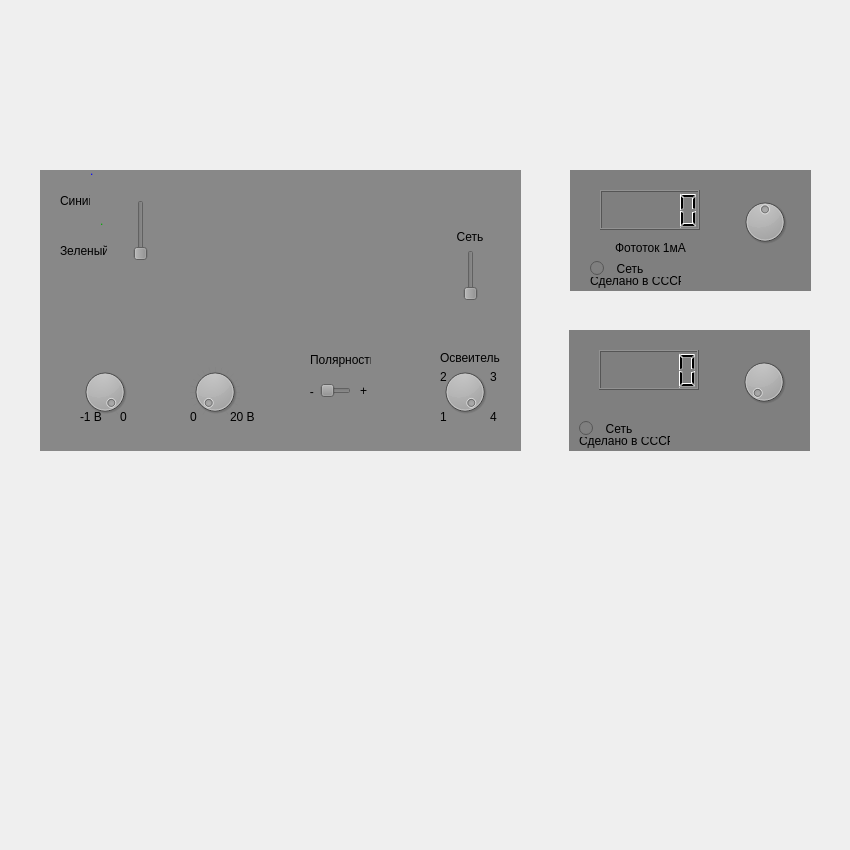
<?xml version="1.0" encoding="UTF-8"?>
<ui version="4.0">
 <class>MainWindow</class>
 <widget class="QMainWindow" name="MainWindow">
  <property name="geometry">
   <rect>
    <x>0</x>
    <y>0</y>
    <width>850</width>
    <height>850</height>
   </rect>
  </property>
  <property name="windowTitle">
   <string>MainWindow</string>
  </property>
  <widget class="QWidget" name="centralwidget">
   <widget class="QWidget" name="widget" native="true">
    <property name="geometry">
     <rect>
      <x>570</x>
      <y>170</y>
      <width>241</width>
      <height>121</height>
     </rect>
    </property>
    <property name="styleSheet">
     <string notr="true">background-color: rgb(127, 127, 127);
</string>
    </property>
    <widget class="QLCDNumber" name="lcdNumber_2">
     <property name="geometry">
      <rect>
       <x>30</x>
       <y>20</y>
       <width>100</width>
       <height>40</height>
      </rect>
     </property>
    </widget>
    <widget class="QLabel" name="name_fototok">
     <property name="geometry">
      <rect>
       <x>45</x>
       <y>70</y>
       <width>71</width>
       <height>16</height>
      </rect>
     </property>
     <property name="text">
      <string>Фототок 1мА</string>
     </property>
    </widget>
    <widget class="QDial" name="limit_tok_dial">
     <property name="geometry">
      <rect>
       <x>170</x>
       <y>20</y>
       <width>50</width>
       <height>64</height>
      </rect>
     </property>
     <property name="minimum">
      <number>999</number>
     </property>
     <property name="maximum">
      <number>999</number>
     </property>
     <property name="wrapping">
      <bool>true</bool>
     </property>
    </widget>
    <widget class="QRadioButton" name="radioButton_2">
     <property name="geometry">
      <rect>
       <x>20</x>
       <y>90</y>
       <width>82</width>
       <height>17</height>
      </rect>
     </property>
     <property name="text">
      <string>  Сеть</string>
     </property>
    </widget>
    <widget class="QLabel" name="label_2">
     <property name="geometry">
      <rect>
       <x>20</x>
       <y>100</y>
       <width>91</width>
       <height>21</height>
      </rect>
     </property>
     <property name="text">
      <string>Сделано в СССР</string>
     </property>
    </widget>
    <zorder>lcdNumber_2</zorder>
    <zorder>name_fototok</zorder>
    <zorder>limit_tok_dial</zorder>
    <zorder>label_2</zorder>
    <zorder>radioButton_2</zorder>
   </widget>
   <widget class="QWidget" name="widget_2" native="true">
    <property name="geometry">
     <rect>
      <x>40</x>
      <y>170</y>
      <width>481</width>
      <height>281</height>
     </rect>
    </property>
    <property name="whatsThis">
     <string/>
    </property>
    <property name="autoFillBackground">
     <bool>false</bool>
    </property>
    <property name="styleSheet">
     <string notr="true">background-color: rgb(136, 136, 136);
border-color: rgb(45, 45, 45);</string>
    </property>
    <widget class="QSlider" name="lighter_switch">
     <property name="geometry">
      <rect>
       <x>90</x>
       <y>30</y>
       <width>22</width>
       <height>61</height>
      </rect>
     </property>
     <property name="styleSheet">
      <string notr="true"/>
     </property>
     <property name="maximum">
      <number>1</number>
     </property>
     <property name="singleStep">
      <number>1</number>
     </property>
     <property name="pageStep">
      <number>1</number>
     </property>
     <property name="value">
      <number>0</number>
     </property>
     <property name="tracking">
      <bool>false</bool>
     </property>
     <property name="orientation">
      <enum>Qt::Vertical</enum>
     </property>
    </widget>
    <widget class="QLabel" name="blue_color">
     <property name="geometry">
      <rect>
       <x>20</x>
       <y>20</y>
       <width>51</width>
       <height>21</height>
      </rect>
     </property>
     <property name="text">
      <string>Синий </string>
     </property>
    </widget>
    <widget class="QLabel" name="green_color">
     <property name="geometry">
      <rect>
       <x>20</x>
       <y>70</y>
       <width>47</width>
       <height>21</height>
      </rect>
     </property>
     <property name="text">
      <string>Зеленый</string>
     </property>
    </widget>
    <widget class="QLabel" name="blue_dot">
     <property name="geometry">
      <rect>
       <x>50</x>
       <y>-50</y>
       <width>111</width>
       <height>101</height>
      </rect>
     </property>
     <property name="styleSheet">
      <string notr="true">color: rgb(0, 0, 255);
font: 72pt &quot;MS Shell Dlg 2&quot;;</string>
     </property>
     <property name="text">
      <string>.</string>
     </property>
    </widget>
    <widget class="QLabel" name="green_dot">
     <property name="geometry">
      <rect>
       <x>60</x>
       <y>0</y>
       <width>111</width>
       <height>101</height>
      </rect>
     </property>
     <property name="styleSheet">
      <string notr="true">color: rgb(0, 170, 0);
font: 72pt &quot;MS Shell Dlg 2&quot;;</string>
     </property>
     <property name="text">
      <string>.</string>
     </property>
    </widget>
    <widget class="QSlider" name="polarity_switch">
     <property name="geometry">
      <rect>
       <x>280</x>
       <y>210</y>
       <width>31</width>
       <height>22</height>
      </rect>
     </property>
     <property name="maximum">
      <number>1</number>
     </property>
     <property name="pageStep">
      <number>1</number>
     </property>
     <property name="orientation">
      <enum>Qt::Horizontal</enum>
     </property>
    </widget>
    <widget class="QLabel" name="polarity">
     <property name="geometry">
      <rect>
       <x>270</x>
       <y>180</y>
       <width>61</width>
       <height>20</height>
      </rect>
     </property>
     <property name="text">
      <string>Полярность</string>
     </property>
    </widget>
    <widget class="QLabel" name="polarity_plus">
     <property name="geometry">
      <rect>
       <x>320</x>
       <y>214</y>
       <width>47</width>
       <height>13</height>
      </rect>
     </property>
     <property name="text">
      <string>+</string>
     </property>
    </widget>
    <widget class="QLabel" name="polarity_minus">
     <property name="geometry">
      <rect>
       <x>260</x>
       <y>214</y>
       <width>51</width>
       <height>16</height>
      </rect>
     </property>
     <property name="text">
      <string>   -</string>
     </property>
    </widget>
    <widget class="QDial" name="lighter_dial">
     <property name="geometry">
      <rect>
       <x>400</x>
       <y>190</y>
       <width>50</width>
       <height>64</height>
      </rect>
     </property>
     <property name="autoFillBackground">
      <bool>false</bool>
     </property>
     <property name="minimum">
      <number>1</number>
     </property>
     <property name="maximum">
      <number>4</number>
     </property>
     <property name="singleStep">
      <number>2</number>
     </property>
     <property name="pageStep">
      <number>1</number>
     </property>
     <property name="value">
      <number>4</number>
     </property>
     <property name="orientation">
      <enum>Qt::Vertical</enum>
     </property>
     <property name="wrapping">
      <bool>false</bool>
     </property>
     <property name="notchesVisible">
      <bool>false</bool>
     </property>
    </widget>
    <widget class="QLabel" name="lighter_1">
     <property name="geometry">
      <rect>
       <x>400</x>
       <y>240</y>
       <width>47</width>
       <height>13</height>
      </rect>
     </property>
     <property name="text">
      <string>1</string>
     </property>
    </widget>
    <widget class="QLabel" name="lighter_4">
     <property name="geometry">
      <rect>
       <x>450</x>
       <y>240</y>
       <width>47</width>
       <height>13</height>
      </rect>
     </property>
     <property name="text">
      <string>4</string>
     </property>
    </widget>
    <widget class="QLabel" name="lighter_2">
     <property name="geometry">
      <rect>
       <x>400</x>
       <y>200</y>
       <width>47</width>
       <height>13</height>
      </rect>
     </property>
     <property name="text">
      <string>2</string>
     </property>
    </widget>
    <widget class="QLabel" name="lighter_3">
     <property name="geometry">
      <rect>
       <x>450</x>
       <y>200</y>
       <width>47</width>
       <height>13</height>
      </rect>
     </property>
     <property name="text">
      <string>3</string>
     </property>
    </widget>
    <widget class="QLabel" name="lighter">
     <property name="geometry">
      <rect>
       <x>400</x>
       <y>180</y>
       <width>61</width>
       <height>16</height>
      </rect>
     </property>
     <property name="text">
      <string>Освеитель</string>
     </property>
    </widget>
    <widget class="QDial" name="polarity_plus_dial">
     <property name="geometry">
      <rect>
       <x>150</x>
       <y>190</y>
       <width>50</width>
       <height>64</height>
      </rect>
     </property>
     <property name="maximum">
      <number>20</number>
     </property>
     <property name="singleStep">
      <number>1</number>
     </property>
     <property name="pageStep">
      <number>1</number>
     </property>
     <property name="value">
      <number>0</number>
     </property>
     <property name="sliderPosition">
      <number>0</number>
     </property>
     <property name="wrapping">
      <bool>false</bool>
     </property>
     <property name="notchesVisible">
      <bool>true</bool>
     </property>
    </widget>
    <widget class="QDial" name="polarity_minus_dial">
     <property name="geometry">
      <rect>
       <x>40</x>
       <y>190</y>
       <width>50</width>
       <height>64</height>
      </rect>
     </property>
     <property name="minimum">
      <number>-1</number>
     </property>
     <property name="maximum">
      <number>0</number>
     </property>
     <property name="pageStep">
      <number>1</number>
     </property>
     <property name="value">
      <number>0</number>
     </property>
     <property name="sliderPosition">
      <number>0</number>
     </property>
     <property name="tracking">
      <bool>false</bool>
     </property>
     <property name="orientation">
      <enum>Qt::Horizontal</enum>
     </property>
     <property name="invertedAppearance">
      <bool>false</bool>
     </property>
     <property name="invertedControls">
      <bool>false</bool>
     </property>
     <property name="wrapping">
      <bool>false</bool>
     </property>
     <property name="notchesVisible">
      <bool>true</bool>
     </property>
    </widget>
    <widget class="QLabel" name="max_plus_polarity">
     <property name="geometry">
      <rect>
       <x>190</x>
       <y>240</y>
       <width>47</width>
       <height>13</height>
      </rect>
     </property>
     <property name="text">
      <string>20 В</string>
     </property>
    </widget>
    <widget class="QLabel" name="min_plus_polarity">
     <property name="geometry">
      <rect>
       <x>150</x>
       <y>240</y>
       <width>47</width>
       <height>13</height>
      </rect>
     </property>
     <property name="text">
      <string>0</string>
     </property>
    </widget>
    <widget class="QLabel" name="max_minus_polarity">
     <property name="geometry">
      <rect>
       <x>80</x>
       <y>240</y>
       <width>47</width>
       <height>13</height>
      </rect>
     </property>
     <property name="text">
      <string>0</string>
     </property>
    </widget>
    <widget class="QLabel" name="min_minus_polarity">
     <property name="geometry">
      <rect>
       <x>40</x>
       <y>240</y>
       <width>47</width>
       <height>13</height>
      </rect>
     </property>
     <property name="text">
      <string>-1 В</string>
     </property>
    </widget>
    <widget class="QSlider" name="vkl_lighter">
     <property name="geometry">
      <rect>
       <x>420</x>
       <y>80</y>
       <width>22</width>
       <height>51</height>
      </rect>
     </property>
     <property name="maximum">
      <number>1</number>
     </property>
     <property name="pageStep">
      <number>1</number>
     </property>
     <property name="orientation">
      <enum>Qt::Vertical</enum>
     </property>
    </widget>
    <widget class="QLabel" name="label_3">
     <property name="geometry">
      <rect>
       <x>410</x>
       <y>60</y>
       <width>47</width>
       <height>13</height>
      </rect>
     </property>
     <property name="text">
      <string>  Сеть</string>
     </property>
    </widget>
    <zorder>green_dot</zorder>
    <zorder>green_color</zorder>
    <zorder>polarity</zorder>
    <zorder>polarity_plus</zorder>
    <zorder>polarity_minus</zorder>
    <zorder>polarity_switch</zorder>
    <zorder>lighter_1</zorder>
    <zorder>lighter_4</zorder>
    <zorder>lighter_2</zorder>
    <zorder>lighter_3</zorder>
    <zorder>lighter</zorder>
    <zorder>lighter_dial</zorder>
    <zorder>min_plus_polarity</zorder>
    <zorder>max_plus_polarity</zorder>
    <zorder>min_minus_polarity</zorder>
    <zorder>max_minus_polarity</zorder>
    <zorder>polarity_minus_dial</zorder>
    <zorder>polarity_plus_dial</zorder>
    <zorder>vkl_lighter</zorder>
    <zorder>label_3</zorder>
    <zorder>blue_color</zorder>
    <zorder>blue_dot</zorder>
    <zorder>lighter_switch</zorder>
   </widget>
   <widget class="QWidget" name="widget_3" native="true">
    <property name="geometry">
     <rect>
      <x>569</x>
      <y>330</y>
      <width>241</width>
      <height>121</height>
     </rect>
    </property>
    <property name="styleSheet">
     <string notr="true">background-color: rgb(127, 127, 127);</string>
    </property>
    <widget class="QLCDNumber" name="voltmeter">
     <property name="geometry">
      <rect>
       <x>30</x>
       <y>20</y>
       <width>100</width>
       <height>40</height>
      </rect>
     </property>
     <property name="smallDecimalPoint">
      <bool>false</bool>
     </property>
     <property name="digitCount">
      <number>5</number>
     </property>
     <property name="value" stdset="0">
      <double>0.000000000000000</double>
     </property>
    </widget>
    <widget class="QDial" name="limit_volt_dial">
     <property name="geometry">
      <rect>
       <x>170</x>
       <y>20</y>
       <width>50</width>
       <height>64</height>
      </rect>
     </property>
     <property name="wrapping">
      <bool>false</bool>
     </property>
    </widget>
    <widget class="QRadioButton" name="vkl_voltmeter">
     <property name="geometry">
      <rect>
       <x>10</x>
       <y>90</y>
       <width>82</width>
       <height>17</height>
      </rect>
     </property>
     <property name="text">
      <string>  Сеть</string>
     </property>
    </widget>
    <widget class="QLabel" name="label">
     <property name="geometry">
      <rect>
       <x>10</x>
       <y>100</y>
       <width>91</width>
       <height>21</height>
      </rect>
     </property>
     <property name="text">
      <string>Сделано в СССР</string>
     </property>
    </widget>
    <zorder>label</zorder>
    <zorder>voltmeter</zorder>
    <zorder>limit_volt_dial</zorder>
    <zorder>vkl_voltmeter</zorder>
   </widget>
   <zorder>widget_2</zorder>
   <zorder>widget</zorder>
   <zorder>widget_3</zorder>
  </widget>
 </widget>
 <resources/>
 <connections/>
</ui>
